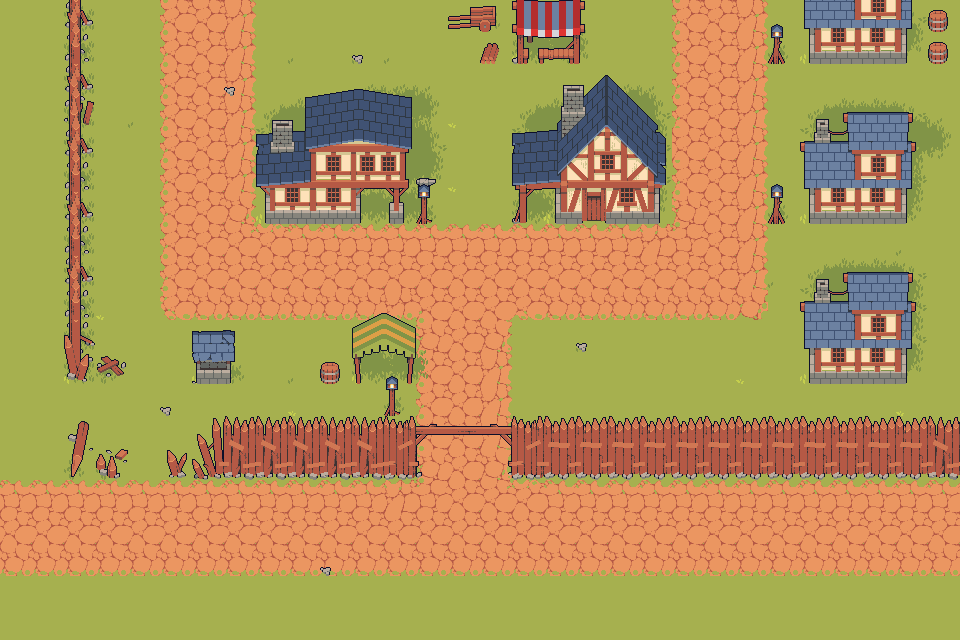

A level layout from a 2D game, rendered from its tile map. Below: a short description, then the map file with tile-grid data replaced by summaries:
An orthogonal 30x20 tile map with 32x32 px tiles, 9 tile layers (Ground, Shadow, Grass, Stones, ...), 9 tilesets.

<map version="1.10" tiledversion="1.11.2" orientation="orthogonal" renderorder="right-down" width="30" height="20" tilewidth="32" tileheight="32" infinite="0" nextlayerid="22" nextobjectid="36">
 <tileset firstgid="1" name="Tileset - Element fond" tilewidth="32" tileheight="32" tilecount="64" columns="8">
  <image source="../../mapMaker/ressources/1 Tiles/FieldsTileset.png" width="256" height="256" />
 </tileset>
 <tileset firstgid="65" name="Tileset - Limite terrains" tilewidth="32" tileheight="32" tilecount="64" columns="8">
  <image source="../../mapMaker/ressources/1.1 Tiles/Tileset2.png" width="256" height="256" />
 </tileset>
 <tileset firstgid="129" name="Maisons" tilewidth="156" tileheight="157" tilecount="4" columns="0">
  <grid orientation="orthogonal" width="1" height="1" />
  <tile id="0">
   <image source="2 Objects/7 House/1.png" width="116" height="112" />
  </tile>
  <tile id="1">
   <image source="2 Objects/7 House/2.png" width="156" height="135" />
  </tile>
  <tile id="2">
   <image source="2 Objects/7 House/3.png" width="147" height="157" />
  </tile>
  <tile id="3">
   <image source="2 Objects/7 House/4.png" width="154" height="149" />
  </tile>
 </tileset>
 <tileset firstgid="133" name="Shadow" tilewidth="95" tileheight="62" tilecount="6" columns="0">
  <grid orientation="orthogonal" width="1" height="1" />
  <tile id="0">
   <image source="2 Objects/1 Shadow/1.png" width="20" height="21" />
  </tile>
  <tile id="1">
   <image source="2 Objects/1 Shadow/2.png" width="29" height="25" />
  </tile>
  <tile id="2">
   <image source="2 Objects/1 Shadow/3.png" width="30" height="26" />
  </tile>
  <tile id="3">
   <image source="2 Objects/1 Shadow/4.png" width="44" height="37" />
  </tile>
  <tile id="4">
   <image source="2 Objects/1 Shadow/5.png" width="55" height="44" />
  </tile>
  <tile id="5">
   <image source="2 Objects/1 Shadow/6.png" width="95" height="62" />
  </tile>
 </tileset>
 <tileset firstgid="139" name="Stone" tilewidth="11" tileheight="9" tilecount="6" columns="0">
  <grid orientation="orthogonal" width="1" height="1" />
  <tile id="0">
   <image source="2 Objects/2 Stone/1.png" width="10" height="9" />
  </tile>
  <tile id="1">
   <image source="2 Objects/2 Stone/2.png" width="9" height="7" />
  </tile>
  <tile id="2">
   <image source="2 Objects/2 Stone/3.png" width="6" height="5" />
  </tile>
  <tile id="3">
   <image source="2 Objects/2 Stone/4.png" width="4" height="3" />
  </tile>
  <tile id="4">
   <image source="2 Objects/2 Stone/5.png" width="9" height="8" />
  </tile>
  <tile id="5">
   <image source="2 Objects/2 Stone/6.png" width="11" height="9" />
  </tile>
 </tileset>
 <tileset firstgid="145" name="Decor" tilewidth="48" tileheight="54" tilecount="17" columns="0">
  <grid orientation="orthogonal" width="1" height="1" />
  <tile id="0">
   <image source="2 Objects/3 Decor/1.png" width="48" height="26" />
  </tile>
  <tile id="1">
   <image source="2 Objects/3 Decor/2.png" width="41" height="38" />
  </tile>
  <tile id="2">
   <image source="2 Objects/3 Decor/3.png" width="19" height="21" />
  </tile>
  <tile id="3">
   <image source="2 Objects/3 Decor/4.png" width="15" height="13" />
  </tile>
  <tile id="4">
   <image source="2 Objects/3 Decor/5.png" width="26" height="17" />
  </tile>
  <tile id="5">
   <image source="2 Objects/3 Decor/6.png" width="14" height="19" />
  </tile>
  <tile id="6">
   <image source="2 Objects/3 Decor/7.png" width="20" height="14" />
  </tile>
  <tile id="7">
   <image source="2 Objects/3 Decor/8.png" width="28" height="42" />
  </tile>
  <tile id="8">
   <image source="2 Objects/3 Decor/9.png" width="16" height="40" />
  </tile>
  <tile id="9">
   <image source="2 Objects/3 Decor/10.png" width="17" height="40" />
  </tile>
  <tile id="10">
   <image source="2 Objects/3 Decor/11.png" width="21" height="40" />
  </tile>
  <tile id="11">
   <image source="2 Objects/3 Decor/12.png" width="20" height="23" />
  </tile>
  <tile id="12">
   <image source="2 Objects/3 Decor/13.png" width="43" height="54" />
  </tile>
  <tile id="13">
   <image source="2 Objects/3 Decor/14.png" width="23" height="21" />
  </tile>
  <tile id="14">
   <image source="2 Objects/3 Decor/15.png" width="23" height="21" />
  </tile>
  <tile id="15">
   <image source="2 Objects/3 Decor/16.png" width="23" height="21" />
  </tile>
  <tile id="16">
   <image source="2 Objects/3 Decor/17.png" width="23" height="21" />
  </tile>
 </tileset>
 <tileset firstgid="179" name="Box" tilewidth="20" tileheight="25" tilecount="5" columns="0">
  <grid orientation="orthogonal" width="1" height="1" />
  <tile id="0">
   <image source="2 Objects/4 Box/1.png" width="20" height="22" />
  </tile>
  <tile id="1">
   <image source="2 Objects/4 Box/3.png" width="16" height="21" />
  </tile>
  <tile id="2">
   <image source="2 Objects/4 Box/4.png" width="16" height="22" />
  </tile>
  <tile id="3">
   <image source="2 Objects/4 Box/5.png" width="18" height="25" />
  </tile>
  <tile id="4">
   <image source="2 Objects/4 Box/1.png" width="20" height="22" />
  </tile>
 </tileset>
 <tileset firstgid="184" name="Grass" tilewidth="9" tileheight="10" tilecount="6" columns="0">
  <grid orientation="orthogonal" width="1" height="1" />
  <tile id="0">
   <image source="2 Objects/5 Grass/4.png" width="8" height="5" />
  </tile>
  <tile id="1">
   <image source="2 Objects/5 Grass/5.png" width="6" height="10" />
  </tile>
  <tile id="2">
   <image source="2 Objects/5 Grass/6.png" width="5" height="8" />
  </tile>
  <tile id="3">
   <image source="2 Objects/5 Grass/1.png" width="5" height="6" />
  </tile>
  <tile id="4">
   <image source="2 Objects/5 Grass/2.png" width="9" height="6" />
  </tile>
  <tile id="5">
   <image source="2 Objects/5 Grass/3.png" width="5" height="7" />
  </tile>
 </tileset>
 <tileset firstgid="190" name="Tent" tilewidth="73" tileheight="71" tilecount="4" columns="0">
  <grid orientation="orthogonal" width="1" height="1" />
  <tile id="0">
   <image source="2 Objects/6 Tent/2.png" width="64" height="61" />
  </tile>
  <tile id="1">
   <image source="2 Objects/6 Tent/3.png" width="65" height="62" />
  </tile>
  <tile id="2">
   <image source="2 Objects/6 Tent/4.png" width="64" height="71" />
  </tile>
  <tile id="3">
   <image source="2 Objects/6 Tent/1.png" width="73" height="65" />
  </tile>
 </tileset>
 <group id="21" name="Background">
  <layer id="1" name="Ground" width="30" height="20">
   <data>[600 cells, 600 non-empty, 17 distinct tile ids]</data>
  </layer>
  <layer id="13" name="Shadow" width="30" height="20">
   <data>[600 cells, 51 non-empty, 6 distinct tile ids]</data>
  </layer>
  <layer id="11" name="Grass" width="30" height="20">
   <data>[600 cells, 26 non-empty, 3 distinct tile ids]</data>
  </layer>
  <layer id="14" name="Stones" width="30" height="20">
   <data>[600 cells, 8 non-empty, 3 distinct tile ids]</data>
  </layer>
 </group>
 <group id="20" name="Groupe d'objets">
  <layer id="3" name="Limites" width="30" height="20">
   <data>[600 cells, 64 non-empty, 23 distinct tile ids]</data>
  </layer>
  <layer id="7" name="Maisons" width="30" height="20">
   <data>[600 cells, 5 non-empty, 3 distinct tile ids]</data>
  </layer>
  <layer id="12" name="Box" width="30" height="20">
   <data>[600 cells, 3 non-empty, 1 distinct tile ids]</data>
  </layer>
  <layer id="8" name="Tent" width="30" height="20">
   <data>[600 cells, 2 non-empty, 2 distinct tile ids]</data>
  </layer>
  <layer id="10" name="Décors" width="30" height="20">
   <data>[600 cells, 8 non-empty, 6 distinct tile ids]</data>
  </layer>
 </group>
</map>
